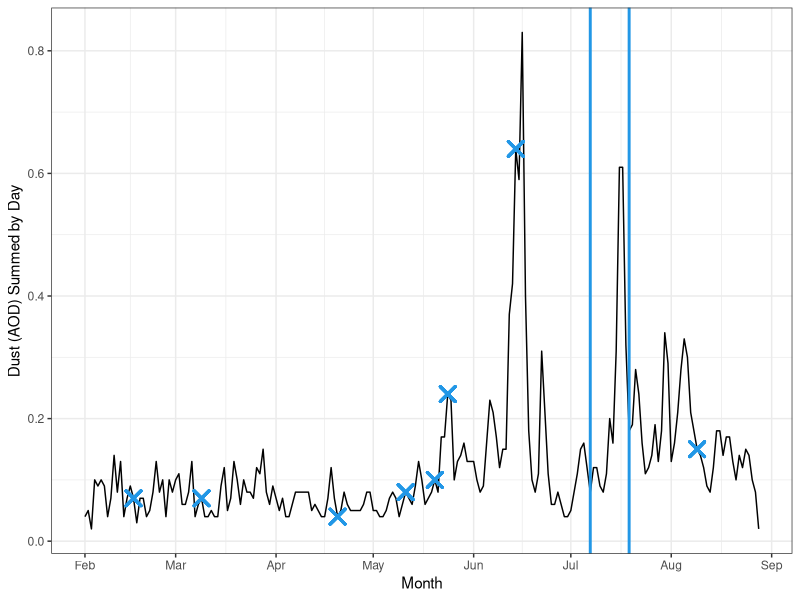

The R source for this figure:
## ---- chunk 1
library(here)
library(tidyverse)
library(ggpubr)
library(lubridate)
## ---- chunk 2
dust<-read_csv(here("data", "processed_data", "tx_master.csv")) 
## ---- chunk 3
year<- dust %>%
  select(date,SUM) %>%
  filter(between(date, as.Date('2022-02-01'), as.Date('2022-08-28')))

month<- dust %>%
  filter(Type %in% "Monthly") %>%
  filter(between(date, as.Date('2022-02-01'), as.Date('2022-08-28')))
## ---- chunk 4
year%>%
  ggplot() + geom_line(
    aes(x = date,
        y = SUM)) +
  theme_bw()+
  labs(
    x = "Month",
    y = "Dust (AOD) Summed by Day")+
  geom_vline(xintercept = as.Date("2022-07-07"), color = "4c848c", size = 1)+
   geom_vline(xintercept = as.Date("2022-07-19"), color = "4c848c", size = 1)+
  scale_x_date(date_breaks = "1 month", date_labels = "%b") +
  geom_point(data = month,
             aes(x = date,
                 y = SUM),
             shape = 4,
             size = 4,
             color = "4c848c",
             stroke = 1.5)
